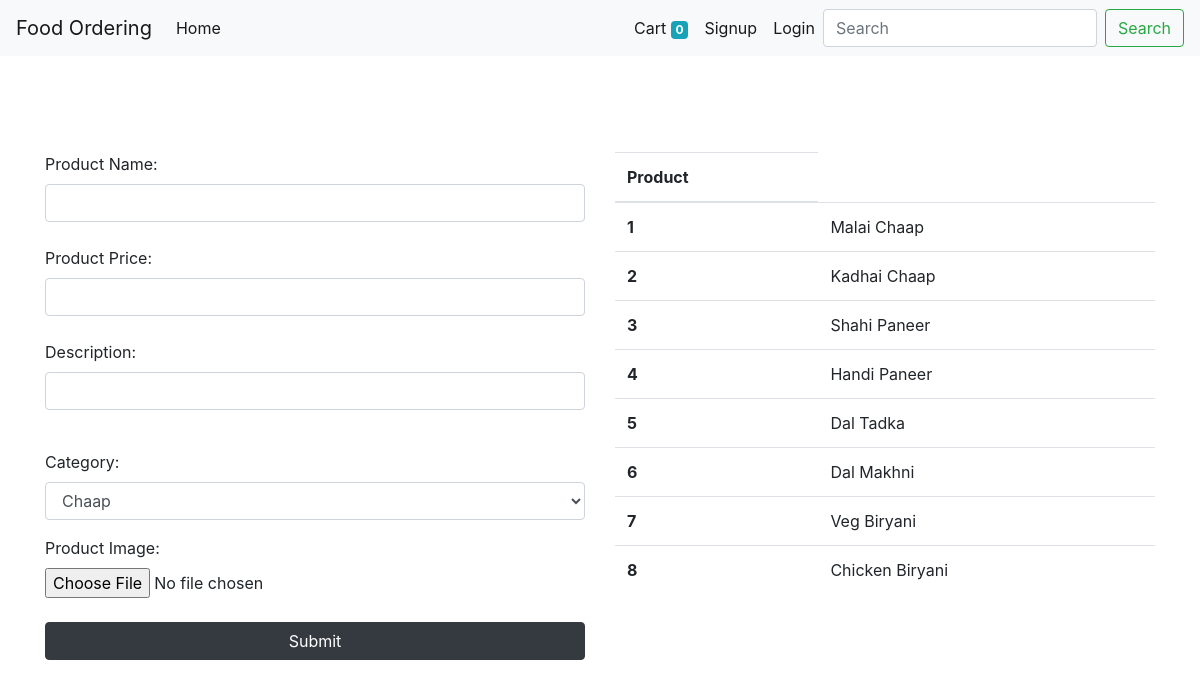
Screenshot of /add-product/ with the database file from the repository.
### recipe/models.py (models this page shows, shortened)
class Product(models.Model):
    name=models.CharField(max_length=50)
    price=models.IntegerField(default=0)
    category=models.ForeignKey(Category,on_delete=models.CASCADE,default=1)
    description=models.CharField(max_length=200,default='')
    image=models.ImageField(upload_to='uploads/products/')

### recipe/views.py (the view)
# urls.py: path('add-product/',views.addproduct,name="addproduct"),
def addproduct(request):
    category=Category.objects.all()
    product=Product.objects.all()
    if request.method=="POST" and request.FILES['myfile']:
        name=request.POST.get('name')
        price=request.POST.get('price')
        category_id=request.POST.get('category')
        categoryy=Category.objects.get(id=category_id)
        description=request.POST.get('description')
        print(categoryy)
        if len(request.FILES) != 0:
            img=request.FILES['myfile']
        if Product.objects.filter(name=name).exists():
            messages.error(request,'Product Already Exist')
            return redirect('addproduct')
        else:
            p=Product.objects.create(name=name,price=price,category=categoryy,description=description,image=img)
            p.save()
            messages.success(request,"Product Added Successfully")
            return render(request,"addproduct.html",{'product':product,'category':category})
    else:
        return render(request,"addproduct.html",{'product':product,'category':category})

### recipe/templates/addproduct.html (shortened to what this page needs)
{% extends "base.html" %}
{% block content %}
<div class="container">
    <div class="row mt-5">
        <div class="col-md-6">
    <form method="POST" enctype="multipart/form-data">
    <label for="name">Product Name:</label><br>
    <input type="text" id="name" name="name" class="form-control" required><br>
    <label for="price">Product Price:</label><br>
    <input type="text" id="price" name="price" class="form-control" required><br>
    <label for="description">Description:</label><br>
    <input type="text" id="description" name="description" class="form-control" required><br>
    <label for="category" class="mt-3" >Category:</label><br>
    <select class="form-control" id="exampleFormControlSelect1" name="category" id="category" required>
        {% for category in category %}
        <option value="{{category.id}}">{{category.name}}</option>
        {% endfor %}
      </select>
      <label for="file" class="mt-3">Product Image:</label><br>
      <input type="file" name="myfile">
    <input type="submit" value="Submit" class="mt-4 btn btn-block btn-dark">
    </form>
        </div>
        <div class="col-md-6">
            <table class="table">
                <thead>
                  <tr>
                    <th scope="col">Product</th>
                  </tr>
                </thead>
                <tbody>
                    {% for product in product %}
                    <tr>
                        <th scope="row">{{forloop.counter}}</th>
                        <td>{{product.name}}</td>
                    </tr>
                    {% endfor %}
                </tbody>
              </table>
        </div>
    </div>
</div>
  {% endblock  %}

### rows the page displays
Product: name "Malai Chaap"
Product: name "Kadhai Chaap"
Product: name "Shahi Paneer"
Product: name "Handi Paneer"
Product: name "Dal Tadka"
Product: name "Dal Makhni"
Product: name "Veg Biryani"
Product: name "Chicken Biryani"

### other values shown
{{ request.session.cart.keys|length }} "0"
form field category "Chaap"
